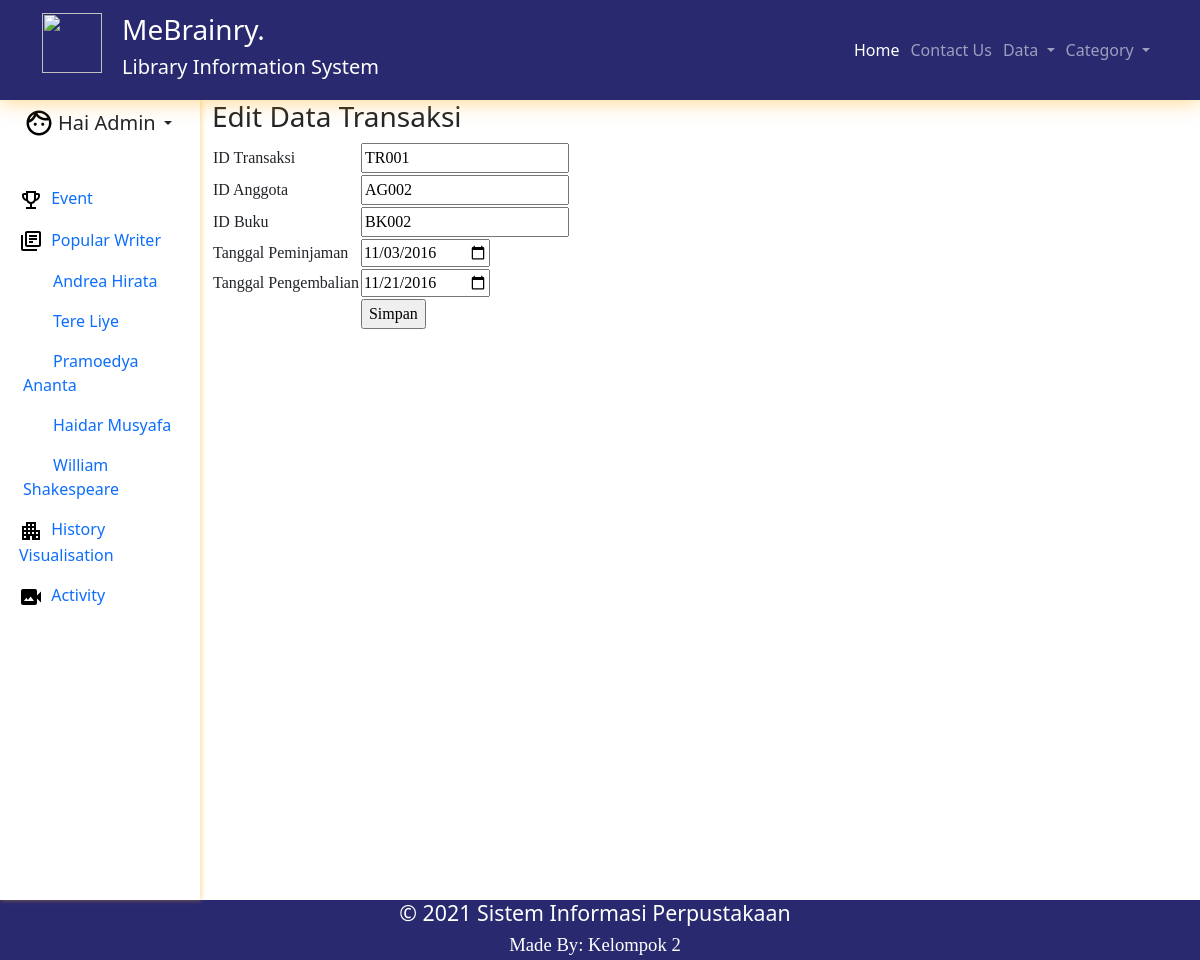
/index.php?p=transaksi-edit&id=TR001 (signed in), run on the app's committed database.
### tables this page shows
CREATE TABLE `tbtransaksi` (
  `idtransaksi` varchar(5) NOT NULL,
  `idanggota` varchar(5) NOT NULL,
  `idbuku` varchar(5) NOT NULL,
  `tglpinjam` date NOT NULL,
  `tglkembali` date NOT NULL
);

### pages/transaksi-edit.php (the view)
<?php
	$id_transaksi=$_GET['id'];
	$q_tampil_transaksi=mysqli_query($db,"SELECT * FROM tbtransaksi WHERE idtransaksi='$id_transaksi'");
	$r_tampil_transaksi=mysqli_fetch_array($q_tampil_transaksi);
?>
<div id="label-page"><h3>Edit Data Transaksi</h3></div>
<div id="content">
	<form action="proses/transaksi-edit-proses.php" method="post">
	<table id="tabel-input">
		<tr>
			<td class="label-formulir">ID Transaksi</td>
			<td class="isian-formulir"><input type="text" name="id_transaksi" value="<?php echo $r_tampil_transaksi['idtransaksi']; ?>" readonly="readonly" class="isian-formulir isian-formulir-border warna-formulir-disabled"></td>
		</tr>
		<tr>
			<td class="label-formulir">ID Anggota</td>
			<td class="isian-formulir"><input type="text" name="id_anggota" value="<?php echo $r_tampil_transaksi['idanggota']; ?>" class="isian-formulir isian-formulir-border"></td>
		</tr>
		<tr>
			<td class="label-formulir">ID Buku</td>
			<td class="isian-formulir"><input type="text" name="id_buku" value="<?php echo $r_tampil_transaksi['idbuku']; ?>" class="isian-formulir isian-formulir-border"></td>
		</tr>
		<tr>
			<td class="label-formulir">Tanggal Peminjaman</td>
			<td class="isian-formulir"><input type="date" name="tgl_pinjam" value="<?php echo $r_tampil_transaksi['tglpinjam']; ?>" class="isian-formulir isian-formulir-border"></td>
		</tr>
        <tr>
			<td class="label-formulir">Tanggal Pengembalian</td>
			<td class="isian-formulir"><input type="date" name="tgl_kembali" value="<?php echo $r_tampil_transaksi['tglkembali']; ?>" class="isian-formulir isian-formulir-border"></td>
		</tr>
		<tr>
			<td class="label-formulir"></td>
			<td class="isian-formulir"><input type="submit" name="simpan" value="Simpan" id="tombol-simpan"></td>
		</tr>
	</table>
	</form>
</div>

### style_index.css (style rules this page uses)
#content { float: left; width: 100%; min-height: 454px; background-image: 2px solid #c4c4c4; padding: 0px; margin-bottom: 6px; font-family: "poppins"; }

### data on the page
tbtransaksi: id_transaksi "TR001", id_anggota "AG002", id_buku "BK002", tgl_pinjam "11/03/2016", tgl_kembali "11/21/2016"

### other printed values
$_SESSION['sesi'] "Admin"
